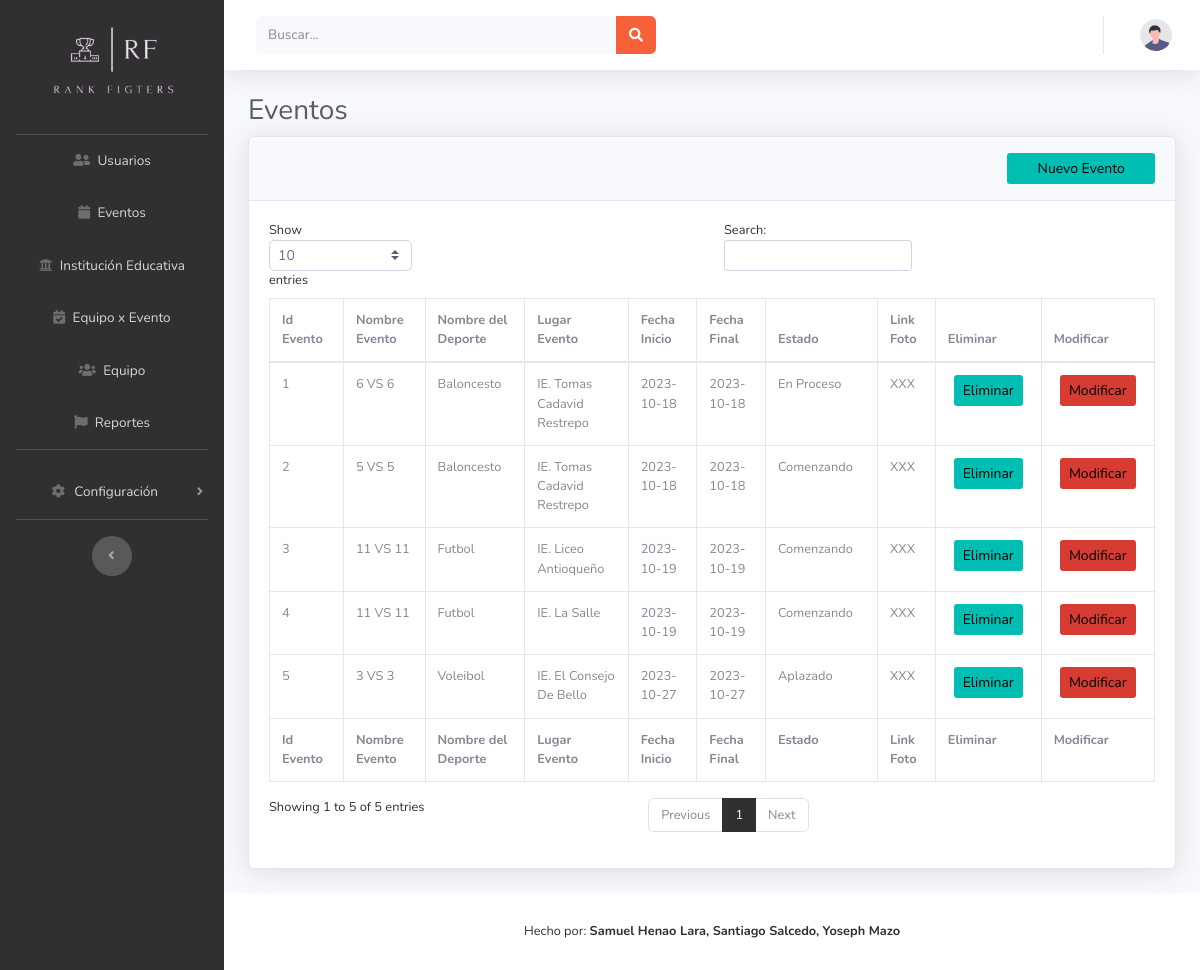
The page /Vista/App/Admon/eventos.php on the database its author committed.
### tables this page shows
CREATE TABLE `eventos` (
  `idevento` int(11) NOT NULL,
  `nombreevento` varchar(50) NOT NULL,
  `iddeporte` int(11) NOT NULL,
  `lugarevento` int(11) NOT NULL,
  `fechainicio` date NOT NULL,
  `fechafinal` date NOT NULL,
  `idestado` int(11) NOT NULL,
  `linkfoto` varchar(100) NOT NULL
);

CREATE TABLE `deportes` (
  `iddeporte` int(11) NOT NULL,
  `nombredeporte` varchar(50) NOT NULL
);

CREATE TABLE `insteduc` (
  `idinsteduc` int(11) NOT NULL,
  `NombreIE` varchar(50) NOT NULL,
  `Direccion` varchar(50) NOT NULL,
  `Celular` varchar(50) NOT NULL,
  `idEncargado` int(11) NOT NULL
);

CREATE TABLE `estado` (
  `idestado` int(11) NOT NULL,
  `descripcion` varchar(50) NOT NULL
);

### Vista/App/Admon/Eventos.php (the view, shortened to what this page needs)
<?php
include('Menu.php');
?>
                <div class="container-fluid">
                    <h1 class="h3 mb-2 text-gray-800">Eventos</h1>
                    <div class="card shadow mb-4">
                        <div class="col-md-12 align-self-end card-header py-3 justify-content-end">
                            <button class="btn btn-sm bg-gradient-primary offset-md-10 col-md-2 " data-toggle="modal" data-target="#exampleModal">Nuevo Evento</button>
                        </div>
                        <div class="card-body">
                            <div class="table-responsive">
                                <table class="table table-bordered" id="dataTable" width="100%" cellspacing="0">
                                    <thead>
                                        <tr>
                                        <th>Id Evento</th>
                                            <th>Nombre Evento</th>
                                            <th>Nombre del Deporte</th>
                                            <th>Lugar Evento</th>
                                            <th>Fecha Inicio</th>
                                            <th>Fecha Final</th>
                                            <th>Estado</th>
                                            <th>Link Foto</th>
                                            <th>Eliminar</th>
                                            <th>Modificar</th>
                                        </tr>
                                    </thead>
                                    <tfoot>
                                        <tr>
                                        <th>Id Evento</th>
                                            <th>Nombre Evento</th>
                                            <th>Nombre del Deporte</th>
                                            <th>Lugar Evento</th>
                                            <th>Fecha Inicio</th>
                                            <th>Fecha Final</th>
                                            <th>Estado</th>
                                            <th>Link Foto</th>
                                            <th>Eliminar</th>
                                            <th>Modificar</th>
                                        </tr>
                                    </tfoot>
                                    <?php
                      include( '../../../Control/conex.php');
                      $cons = $conexion -> query("SELECT `idevento`, `nombreevento`, deportes.nombredeporte, insteduc.NombreIE, `fechainicio`, `fechafinal`, estado.descripcion, `linkfoto` FROM `eventos`
                      INNER JOIN deportes
                      INNER JOIN estado
                      INNER JOIN insteduc ON deportes.iddeporte = eventos.iddeporte AND insteduc.idinsteduc = eventos.lugarevento
                      AND estado.idestado = eventos.idestado");
                      while ($row = $cons -> fetch_row()) {
                    ?>
                <tr>
            <td><?php echo number_format(''.$row[0].''); ?></td>
            <td><?php echo ''.$row[1].''; ?></td>
            <td><?php echo ''.$row[2].''; ?></td>
            <td><?php echo ''.$row[3].''; ?></td>
            <td><?php echo ''.$row[4].''; ?></td>
            <td><?php echo ''.$row[5].''; ?></td>
            <td><?php echo ''.$row[6].''; ?></td>
            <td><?php echo ''.$row[7].''; ?></td>
            <td> <center><button type="submit" class="btn btn-sm bg-gradient-primary" name="EliminaEvent" onclick="location='../../../Control/BorrarEvent.php?id=<?php echo ''.$row[0].'' ?>'">Eliminar</button></center></td>
            <td> <center> <button type="submit" class="btn btn-sm bg-gradient-danger"   onclick="location='ConsutaEvent.php?id=<?php echo ''.$row[0].'' ?>'">Modificar</button>
       </tr>
       <?php }   ?>
    </table>
   </div>
  </div>
 </div>
</div>
            </div>
            <footer class="sticky-footer bg-white">
                <div class="container my-auto">
                    <div class="copyright text-center my-auto">
                        <span>Hecho por: <strong>Samuel Henao Lara, Santiago Salcedo, Yoseph Mazo</span>
                    </div>
                </div>
            </footer>
        </div>
    </div>
</body>
</html>

### Vista/App/Admon/Menu.php (shortened to what this page needs)
<!DOCTYPE html>
<html lang="en">
<head>
    <link href="vendor/fontawesome-free/css/all.min.css" rel="stylesheet" type="text/css">
    <link href="css/sb-admin-2.css" rel="stylesheet">
</head>
<body id="page-top">
    <div id="wrapper">
        <ul class="navbar-nav  sidebar sidebar-dark accordion" id="accordionSidebar" style="background-color:#303030;">
            <a class="sidebar-brand d-flex align-items-center justify-content-center" href="index.php">
        <img class="logo" src="img/Logo2.png" height="160" width="180">
            </a>
            <li class="nav-item">
                <a class="nav-link text-center" href="usuarios.php">
                <i class="fas fa-user-friends"></i>
                   <span>Usuarios</span></a>
            </li>
            <li class="nav-item">
                <a class="nav-link text-center" href="Eventos.php">
                <i class="fa fa-calendar" aria-hidden="true"></i>
                    <span>Eventos</span></a>
            </li>
             <li class="nav-item">
                <a class="nav-link text-center" href="Institucion.php">
                <i class="fa fa-university" aria-hidden="true"></i>
                    <span>Institución Educativa</span></a>
            </li>
            <li class="nav-item">
                <a class="nav-link text-center" href="Equipo_x _Evento.php">
                <i class="fas fa-calendar-check"></i>
                 <span>Equipo x Evento</span></a>
            </li>
            <li class="nav-item">
                <a class="nav-link text-center" href="Equipo.php">
                <i class="fas fa-users"></i>
                    <span>Equipo</span></a>
            </li>
            <li class="nav-item">
                <a class="nav-link text-center" href="Reportes.php">
                <i class="fas fa-flag"></i>
                    <span>Reportes</span></a>
            </li>
 <hr class="sidebar-divider">
 <li class="nav-item">
     <a class="nav-link collapsed text-center" href="#" data-toggle="collapse" data-target="#collapseTwo"
         aria-expanded="true" aria-controls="collapseTwo">
         <i class="fas fa-fw fa-cog"></i>
         <span> Configuración</span>
     </a>
 </li>
            <hr class="sidebar-divider d-none d-md-block">
            <div class="text-center d-none d-md-inline">
                <button class="rounded-circle border-0" id="sidebarToggle"></button>
            </div>
        </ul>
        <div id="content-wrapper" class="d-flex flex-column">
            <div id="content">
                <nav class="navbar navbar-expand navbar-light bg-white topbar mb-4 static-top shadow">
                    <form
                        class="d-none d-sm-inline-block form-inline mr-auto ml-md-3 my-2 my-md-0 mw-100 navbar-search">
                        <div class="input-group">
                            <input type="text" class="form-control bg-light border-0 small" placeholder="Buscar..."
                                aria-label="Search" aria-describedby="basic-addon2">
                            <div class="input-group-append">
                                <button class="btn btn-primary" type="button">
                                    <i class="fas fa-search fa-sm"></i>
                                </button>
                            </div>
                        </div>
                    </form>
                    <ul class="navbar-nav ml-auto">
<li class="nav-item dropdown no-arrow">
<a class="nav-link dropdown-toggle" href="#" id="userDropdown" role="button"
data-toggle="dropdown" aria-haspopup="true" aria-expanded="false">
<img class="img-profile rounded-circle"
src="img/undraw_profile.svg">
</a>
</li>
</ul>
</nav>

### rows shown on the page
eventos: idevento "1", nombreevento "6 VS 6", iddeporte.nombredeporte "Baloncesto", lugarevento.NombreIE "IE. Tomas Cadavid Restrepo", fechainicio "2023-10-18", fechafinal "2023-10-18", idestado.descripcion "En Proceso", linkfoto "XXX"
eventos: idevento "2", nombreevento "5 VS 5", iddeporte.nombredeporte "Baloncesto", lugarevento.NombreIE "IE. Tomas Cadavid Restrepo", fechainicio "2023-10-18", fechafinal "2023-10-18", idestado.descripcion "Comenzando", linkfoto "XXX"
eventos: idevento "3", nombreevento "11 VS 11", iddeporte.nombredeporte "Futbol", lugarevento.NombreIE "IE. Liceo Antioqueño", fechainicio "2023-10-19", fechafinal "2023-10-19", idestado.descripcion "Comenzando", linkfoto "XXX"
eventos: idevento "4", nombreevento "11 VS 11", iddeporte.nombredeporte "Futbol", lugarevento.NombreIE "IE. La Salle", fechainicio "2023-10-19", fechafinal "2023-10-19", idestado.descripcion "Comenzando", linkfoto "XXX"
eventos: idevento "5", nombreevento "3 VS 3", iddeporte.nombredeporte "Voleibol", lugarevento.NombreIE "IE. El Consejo De Bello", fechainicio "2023-10-27", fechafinal "2023-10-27", idestado.descripcion "Aplazado", linkfoto "XXX"
